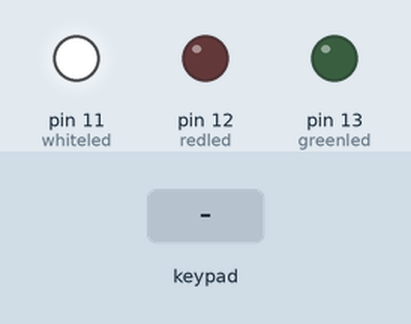
Recording of a sketch running on a simulated Arduino Uno, built with avr-gcc and run on an emulated ATmega328P. On the bench: output pins drawn as LEDs (lit = HIGH). The test bench sets the inputs (shaded band). What the sketch prints to the serial monitor is not drawn.

Above: at 1.2 s.
1.3 s: keypad keys 0 0 0 0 pressed 0.4 s apart
At 3.1 s:
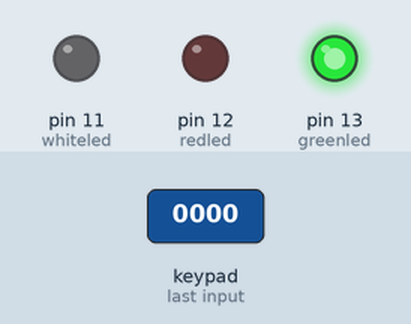
4.4 s: keypad keys 9 8 7 6 pressed 0.4 s apart
At 6.6 s:
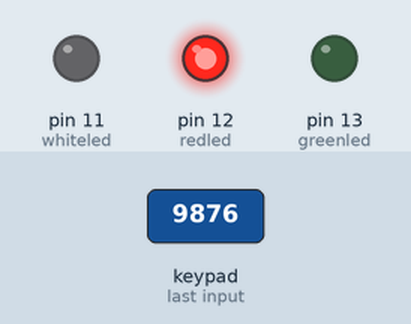
7.5 s: key 'A' pressed
At 8.4 s:
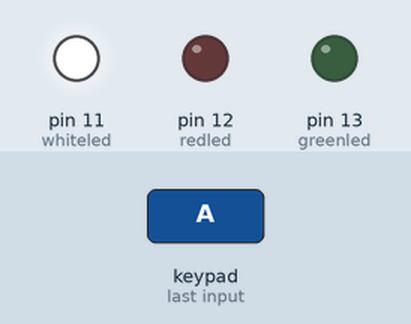
9.0 s: key 'B' pressed
10.5 s: key 'C' pressed
12.0 s: key '1' pressed
At 12.7 s:
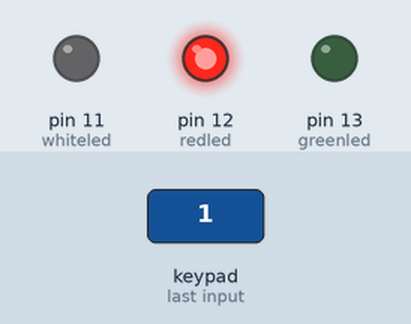
Timing chart, 0 to 14.5 s (numbered marks = the images above; inputs shaded):
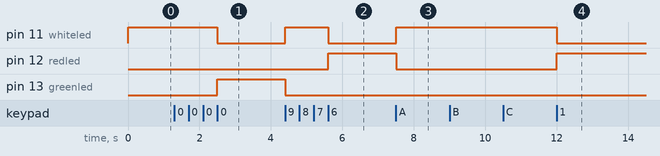

Measured:
- after the input at 1.3 s, pin 11 (whiteled): HIGH → LOW after 1.2 s; pin 13 (greenled): LOW → HIGH after 1.2 s
- after the input at 4.4 s, pin 11 (whiteled): LOW → HIGH at once, → LOW 1.2 s later; pin 12 (redled): LOW → HIGH after 1.2 s; pin 13 (greenled): HIGH → LOW at once
- after the input at 7.5 s, pin 11 (whiteled): LOW → HIGH at once; pin 12 (redled): HIGH → LOW at once
- after the input at 9.0 s, every drawn part: stays the same
- after the input at 10.5 s, every drawn part: stays the same
- after the input at 12.0 s, pin 11 (whiteled): HIGH → LOW at once; pin 12 (redled): LOW → HIGH at once

The sketch:

sketch_oct02a.ino
```cpp
#include <Keypad.h>

const byte ROWS = 4;
const byte COLS = 4;

int greenled = 13;
int redled = 12;
int whiteled = 11;

#define password_lenght 5

 char Data[password_lenght];
 char master[password_lenght]= "0000";
 byte datacount = 0,mastercount=0;
 bool pass_is_good;
char hexaKeys[ROWS][COLS] = {
  {'1', '2', '3', 'A'},
  {'4', '5', '6', 'B'},
  {'7', '8', '9', 'C'},
  {'*', '0', '#', 'D'}
};

byte rowPins[ROWS] = {9, 8, 7, 6};
byte colPins[COLS] = {5, 4, 3, 2};

Keypad customKeypad = Keypad(makeKeymap(hexaKeys), rowPins, colPins, ROWS, COLS);

void setup(){
  Serial.begin(9600);
  pinMode(greenled,OUTPUT);
  pinMode(redled,OUTPUT);
  pinMode(whiteled,OUTPUT);
  Serial.print("enter password");
  digitalWrite(whiteled, HIGH);


}

void loop(){

  char customKey = customKeypad.getKey();


  if (customKey){
    Data[datacount] = customKey;
    Serial.print(Data[datacount]);
    datacount++;
        digitalWrite(greenled, LOW);
    digitalWrite(redled, LOW);
    digitalWrite(whiteled, HIGH);

  }

  if(datacount == password_lenght-1) // if the array index is equal to the number of expected chars, compare data to master
  {

    Serial.print("Password is ");

    if(!strcmp(Data, master)) // equal to (strcmp(Data, Master) == 0)
      {Serial.print("Good");
          digitalWrite(greenled, HIGH);
          digitalWrite(redled, LOW);
          digitalWrite(whiteled, LOW);
      }
    else{
      Serial.print("Bad");
       digitalWrite(greenled, LOW);
       digitalWrite(redled, HIGH);
       digitalWrite(whiteled, LOW);
        }
    delay(1000);// added 1 second delay to make sure the password is completely shown on screen before it gets cleared.
    clearData();
  }
}

void clearData()
{
  while(datacount !=0)
  {   // This can be used for any array size,
    Data[datacount--] = 0; //clear array for new data
  }
  return;
}
```
